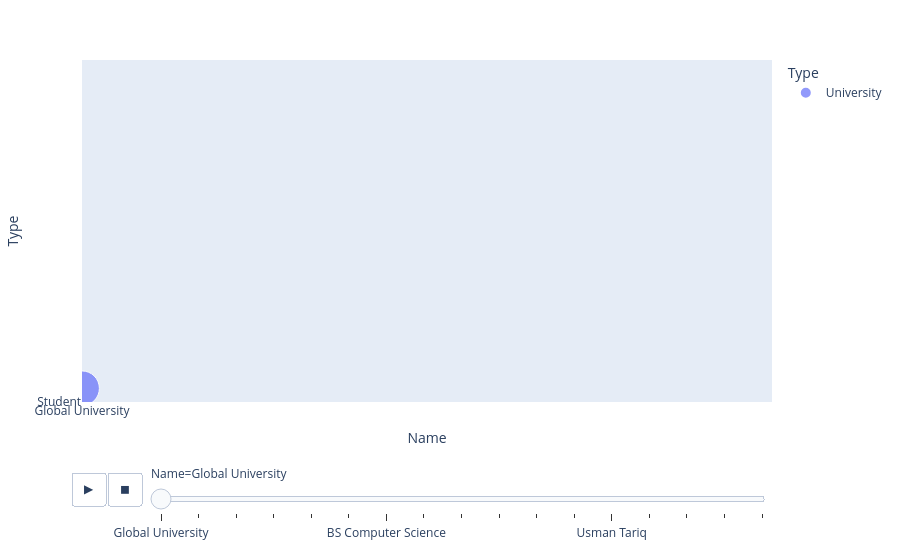

The cell this chart's notebook holds for it:
### Markdown cell above
## Animated Plot on dataset created from scratch:

### Code cell
fig1 = px.scatter(
    df,
    x='Parent_ID',
    y='Level',
    color='Type',
    size='Level',
    hover_name='Name',
    animation_frame='Type',
    animation_group='ID',
    size_max=55,
    range_x=[0, 11],
    range_y=[0.5, 5.5],
    title='University Hierarchy Animation',
    labels={'Parent_ID': 'Parent ID', 'Level': 'Hierarchy Level'}
)
fig1.update_traces(marker=dict(opacity=0.85, line=dict(width=1, color='DarkSlateGrey')))
fig1.update_layout(plot_bgcolor='whitesmoke', transition={'duration': 600})
fig1.show()

### Figure 1 — Plotly figure (JSON) as saved in the notebook; plotly's stock layout.template omitted (floating-point values rounded to 4 significant figures)
{"data": [{"hovertemplate": "Type=%{y}<br>Name=%{x}<br>Level=%{marker.size}<extra></extra>", "ids": [NaN], "legendgroup": "University", "marker": {"color": "#636efa", "size": [1], "sizemode": "area", "sizeref": 0.001653, "symbol": "circle"}, "mode": "markers", "name": "University", "orientation": "v", "showlegend": true, "type": "scatter", "x": ["Global University"], "xaxis": "x", "y": ["University"], "yaxis": "y"}], "layout": {"legend": {"itemsizing": "constant", "title": {"text": "Type"}, "tracegroupgap": 0}, "margin": {"t": 60}, "sliders": [{"active": 0, "currentvalue": {"prefix": "Name="}, "len": 0.9, "pad": {"b": 10, "t": 60}, "steps": [{"args": [["Global University"], {"frame": {"duration": 0, "redraw": false}, "fromcurrent": true, "mode": "immediate", "transition": {"duration": 0, "easing": "linear"}}], "label": "Global University", "method": "animate"}, {"args": [["Faculty of Engineering"], {"frame": {"duration": 0, "redraw": false}, "fromcurrent": true, "mode": "immediate", "transition": {"duration": 0, "easing": "linear"}}], "label": "Faculty of Engineering", "method": "animate"}, {"args": [["Faculty of Business"], {"frame": {"duration": 0, "redraw": false}, "fromcurrent": true, "mode": "immediate", "transition": {"duration": 0, "easing": "linear"}}], "label": "Faculty of Business", "method": "animate"}, {"args": [["Computer Science Department"], {"frame": {"duration": 0, "redraw": false}, "fromcurrent": true, "mode": "immediate", "transition": {"duration": 0, "easing": "linear"}}], "label": "Computer Science Department", "method": "animate"}, {"args": [["Electrical Engineering Department"], {"frame": {"duration": 0, "redraw": false}, "fromcurrent": true, "mode": "immediate", "transition": {"duration": 0, "easing": "linear"}}], "label": "Electrical Engineering Department", "method": "animate"}, {"args": [["BBA Department"], {"frame": {"duration": 0, "redraw": false}, "fromcurrent": true, "mode": "immediate", "transition": {"duration": 0, "easing": "linear"}}], "label": "BBA Department", "method": "animate"}, {"args": [["BS Computer Science"], {"frame": {"duration": 0, "redraw": false}, "fromcurrent": true, "mode": "immediate", "transition": {"duration": 0, "easing": "linear"}}], "label": "BS Computer Science", "method": "animate"}, {"args": [["BS Artificial Intelligence"], {"frame": {"duration": 0, "redraw": false}, "fromcurrent": true, "mode": "immediate", "transition": {"duration": 0, "easing": "linear"}}], "label": "BS Artificial Intelligence", "method": "animate"}, {"args": [["BS Electrical Engineering"], {"frame": {"duration": 0, "redraw": false}, "fromcurrent": true, "mode": "immediate", "transition": {"duration": 0, "easing": "linear"}}], "label": "BS Electrical Engineering", "method": "animate"}, {"args": [["BBA Marketing"], {"frame": {"duration": 0, "redraw": false}, "fromcurrent": true, "mode": "immediate", "transition": {"duration": 0, "easing": "linear"}}], "label": "BBA Marketing", "method": "animate"}, {"args": [["Ali Khan"], {"frame": {"duration": 0, "redraw": false}, "fromcurrent": true, "mode": "immediate", "transition": {"duration": 0, "easing": "linear"}}], "label": "Ali Khan", "method": "animate"}, {"args": [["Sara Ahmed"], {"frame": {"duration": 0, "redraw": false}, "fromcurrent": true, "mode": "immediate", "transition": {"duration": 0, "easing": "linear"}}], "label": "Sara Ahmed", "method": "animate"}, {"args": [["Usman Tariq"], {"frame": {"duration": 0, "redraw": false}, "fromcurrent": true, "mode": "immediate", "transition": {"duration": 0, "easing": "linear"}}], "label": "Usman Tariq", "method": "animate"}, {"args": [["Ayesha Malik"], {"frame": {"duration": 0, "redraw": false}, "fromcurrent": true, "mode": "immediate", "transition": {"duration": 0, "easing": "linear"}}], "label": "Ayesha Malik", "method": "animate"}, {"args": [["Hassan Raza"], {"frame": {"duration": 0, "redraw": false}, "fromcurrent": true, "mode": "immediate", "transition": {"duration": 0, "easing": "linear"}}], "label": "Hassan Raza", "method": "animate"}, {"args": [["Maria Noor"], {"frame": {"duration": 0, "redraw": false}, "fromcurrent": true, "mode": "immediate", "transition": {"duration": 0, "easing": "linear"}}], "label": "Maria Noor", "method": "animate"}, {"args": [["Bilal Hussain"], {"frame": {"duration": 0, "redraw": false}, "fromcurrent": true, "mode": "immediate", "transition": {"duration": 0, "easing": "linear"}}], "label": "Bilal Hussain", "method": "animate"}], "x": 0.1, "xanchor": "left", "y": 0, "yanchor": "top"}], "updatemenus": [{"buttons": [{"args": [null, {"frame": {"duration": 500, "redraw": false}, "fromcurrent": true, "mode": "immediate", "transition": {"duration": 500, "easing": "linear"}}], "label": "&#9654;", "method": "animate"}, {"args": [[null], {"frame": {"duration": 0, "redraw": false}, "fromcurrent": true, "mode": "immediate", "transition": {"duration": 0, "easing": "linear"}}], "label": "&#9724;", "method": "animate"}], "direction": "left", "pad": {"r": 10, "t": 70}, "showactive": false, "type": "buttons", "x": 0.1, "xanchor": "right", "y": 0, "yanchor": "top"}], "xaxis": {"anchor": "y", "categoryarray": ["Global University", "Faculty of Engineering", "Faculty of Business", "Computer Science Department", "Electrical Engineering Department", "BBA Department", "BS Computer Science", "BS Artificial Intelligence", "BS Electrical Engineering", "BBA Marketing", "Ali Khan", "Sara Ahmed", "Usman Tariq", "Ayesha Malik", "Hassan Raza", "Maria Noor", "Bilal Hussain"], "categoryorder": "array", "domain": [0, 1], "range": [0, 100000], "title": {"text": "Name"}}, "yaxis": {"anchor": "x", "categoryarray": ["Student", "Program", "Department", "Faculty", "University"], "categoryorder": "array", "domain": [0, 1], "range": [0, 100], "title": {"text": "Type"}}}}
